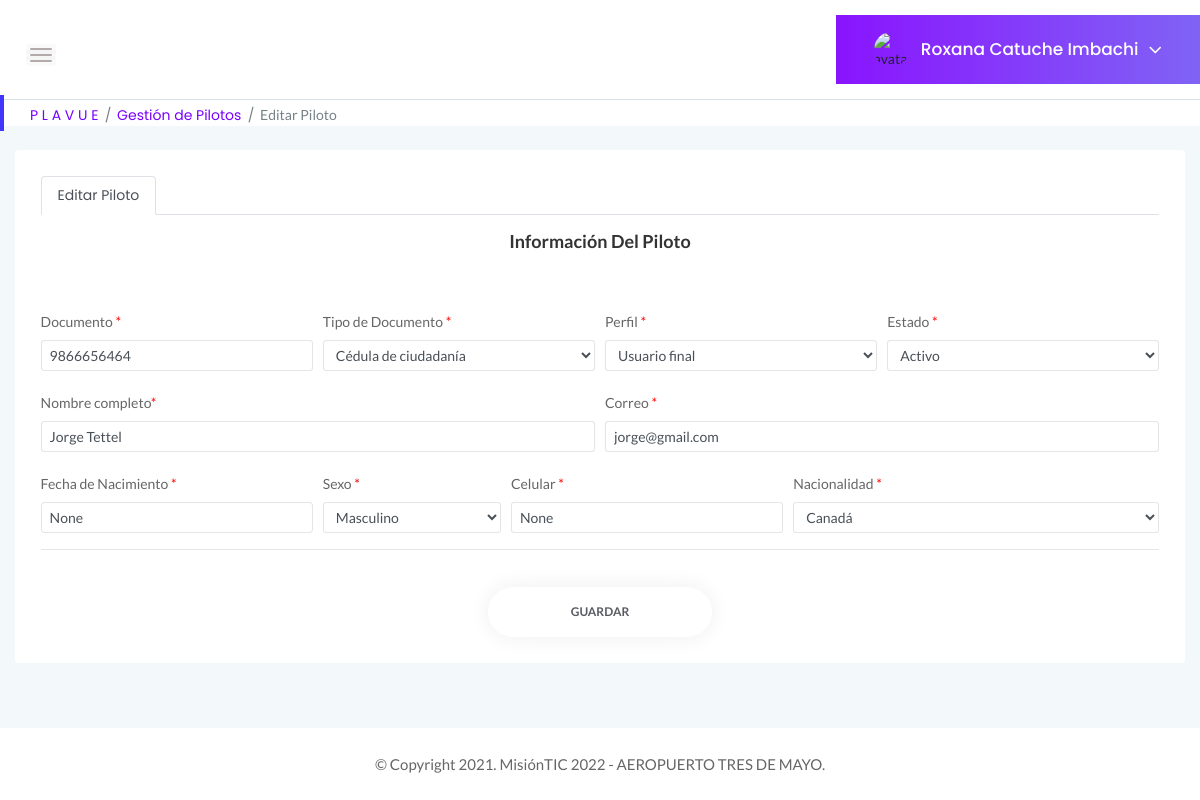
Before: /EditarPiloto/jorge@gmail.com (signed in) with the older database file.
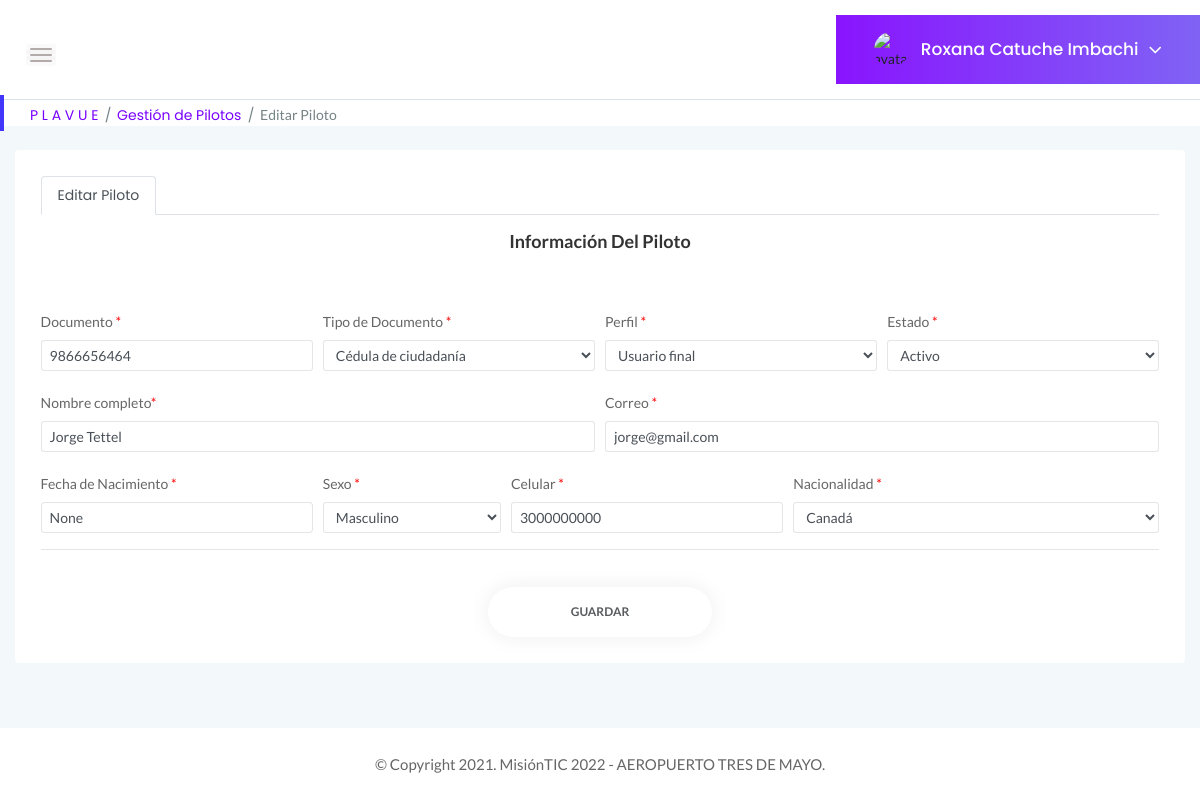
After: the same page with the newer database file.
### tables this page shows
CREATE TABLE Usuarios (Id_usuario BIGINT PRIMARY KEY, Documento BIGINT UNIQUE, tipoDocumento INTEGER REFERENCES tipo_documento (id_documento) ON DELETE RESTRICT ON UPDATE RESTRICT MATCH SIMPLE, contraseña VARCHAR NOT NULL, tipoPerfil INTEGER REFERENCES Perfil (Id_perfil) ON DELETE RESTRICT ON UPDATE RESTRICT, estadoUsuario INTEGER REFERENCES Estado (Id_estado) ON DELETE RESTRICT ON UPDATE RESTRICT, Nombre VARCHAR (100) NOT NULL, correo VARCHAR (100) UNIQUE NOT NULL, fechaNacimiento DATE, sexo INTEGER REFERENCES Genero (Id_genero) ON DELETE RESTRICT ON UPDATE RESTRICT, Celular BIGINT, nacionalidad INTEGER REFERENCES Nacionalidad (Id_pais) ON DELETE RESTRICT ON UPDATE RESTRICT, nombreContacto VARCHAR (100), numeroContacto BIGINT, foto VARCHAR (5000));

### app.py (the view, shortened to what this page needs)
@app.route("/EditarPiloto", methods = ["GET", "POAT"])
@app.route("/EditarPiloto/<correo>", methods=["GET", "POST"])
def Editar_pilotos(correo):
    if "usuario" in session:
        if request.method == "GET":
            try:
                with sqlite3.connect("Plavue.db") as con:
                    con.row_factory = sqlite3.Row
                    cur = con.cursor()
                    cur.execute("SELECT * FROM Usuarios WHERE correo = ?", [session["usuario"]])
                    query = cur.fetchone()
                with sqlite3.connect("Plavue.db") as con6:
                    con6.row_factory = sqlite3.Row
                    cur = con6.cursor()
                    cur.execute("SELECT * FROM Usuarios WHERE correo = ?", [correo])
                    query6 = cur.fetchone()
                with sqlite3.connect("Plavue.db") as con1:
                    con1.row_factory = sqlite3.Row
                    cur = con1.cursor()
                    cur.execute("SELECT * FROM tipo_documento")
                    query1 = cur.fetchall()
                with sqlite3.connect("Plavue.db") as con2:
                    con2.row_factory = sqlite3.Row
                    cur = con2.cursor()
                    cur.execute("SELECT * FROM Perfil")
                    query2 = cur.fetchall()
                with sqlite3.connect("Plavue.db") as con3:
                    con3.row_factory = sqlite3.Row
                    cur = con3.cursor()
                    cur.execute("SELECT * FROM Estado")
                    query3 = cur.fetchall()
                with sqlite3.connect("Plavue.db") as con4:
                    con4.row_factory = sqlite3.Row
                    cur = con4.cursor()
                    cur.execute("SELECT * FROM Genero")
                    query4 = cur.fetchall()
                with sqlite3.connect("Plavue.db") as con5:
                    con5.row_factory = sqlite3.Row
                    cur = con5.cursor()
                    cur.execute("SELECT * FROM Nacionalidad")
                    query5 = cur.fetchall()
                    if query is None:
                        return "Usuario no existe!"
                return render_template("EditarPiloto.html", perfil = query, tipodocumento = query1, tipoperfil = query2, estado = query3, sexo = query4, pais = query5, tabla = query6)
            except Error as er:
                print('SQLite error: %s' % (' '.join(er.args)))
                print('SQLite traceback: ')
    return render_template("Login.html")

### templates/EditarPiloto.html (shortened to what the changed rows need)
<!doctype html>
<html class="no-js" lang="es">
<head>
    <link rel="stylesheet" href="{{ url_for('static', filename='css/bootstrap.min.css') }}">
    <link rel="stylesheet" href="{{ url_for('static', filename='css/font-awesome.min.css') }}">
    <link rel="stylesheet" href="{{ url_for('static', filename='css/themify-icons.css') }}">
    <link rel="stylesheet" href="{{ url_for('static', filename='css/metisMenu.css') }}">
    <link rel="stylesheet" href="{{ url_for('static', filename='css/owl.carousel.min.css') }}">
    <link rel="stylesheet" href="{{ url_for('static', filename='css/slicknav.min.css') }}">
    <link rel="stylesheet" href="{{ url_for('static', filename='css/datepicker/datepicker3.css') }}">
    <link rel="stylesheet" href="https://www.amcharts.com/lib/3/plugins/export/export.css" type="text/css" media="all" />
    <link rel="stylesheet" type="text/css" href="{{ url_for('static', filename='css/tables/jquery.dataTables.css') }}">
    <link rel="stylesheet" type="text/css" href="{{ url_for('static', filename='css/tables/dataTables.bootstrap4.min.css') }}">
    <link rel="stylesheet" type="text/css" href="{{ url_for('static', filename='css/tables/responsive.bootstrap.min.css') }}">
    <link rel="stylesheet" type="text/css" href="{{ url_for('static', filename='css/tables/responsive.jqueryui.min.css') }}">
    <link rel="stylesheet" href="{{ url_for('static', filename='css/typography.css') }}">
    <link rel="stylesheet" href="{{ url_for('static', filename='css/default-css.css') }}">
    <link rel="stylesheet" href="{{ url_for('static', filename='css/styles.css') }}">
    <link rel="stylesheet" href="{{ url_for('static', filename='css/responsive.css') }}">
    <link rel="stylesheet" href="{{ url_for('static', filename='js/vendor/select2.css') }}">
</head>
<body>
    <div class="page-container">
        <div class="main-content">
            <div class="main-content-inner">
                <div class="row">
                    <div class="col-md-12 mt-4">
                        <div class="card">
                            <div class="card-body">
                                <div class="tab-content mt-3" id="myTabContent">
                                    <div class="tab-pane fade show active" id="perfil" role="tabpanel" aria-labelledby="perfil-tab">
                                        <br>
                                        <form class="needs-validation" name="form_perfil" action="/EditarPiloto/<correo>" id="form_perfil" enctype="multipart/form-data" method="POST" onsubmit="return validarperfil()">
                                            <div class="form-row">
                                                <div class="col-lg-3 col-md-6">
                                                    <br>
                                                    <label for="txtdocumento">Documento <span style="color: red;">*</span></label>
                                                    <input type="text" class="form-control form-control-sm" name="txtdocumento" id="txtdocumento" value="{{tabla[1]}}" >
                                                </div>
                                            </div>
                                            <div class="form-row">
                                                <div class="col-md-6">
                                                    <br>
                                                    <label for="txtprimernombre">Nombre completo<span style="color: red;">*</span></label>
                                                    <input type="text" class="form-control form-control-sm" name="txtnombre" id="txtnombre" value="{{tabla[6]}}" required>
                                                </div>
                                                <div class="col-md-6">
                                                    <br>
                                                    <label for="txtcorreo">Correo <span style="color: red;">*</span></label>
                                                    <input type="email" class="form-control form-control-sm" name="txtcorreo"id="txtcorreo" value="{{tabla[7]}}" maxlength="100">
                                                </div>
                                            </div>
                                            <div class="form-row">
                                                <div class="col-lg-3 col-md-6">
                                                    <br>
                                                    <label for="txtfechanacimiento">Fecha de Nacimiento <span style="color: red;">*</span></label>
                                                    <input type="text" class="form-control form-control-sm datepicker" name="txtfechanacimiento" id="txtfechanacimiento" language="es" data-plugin-datepicker value="{{tabla[8]}}" required>
                                                </div>
                                                <div class="col-lg-3 col-md-6">
                                                    <br>
                                                    <label for="txtcelular">Celular <span style="color: red;">*</span></label>
                                                    <input type="text" class="form-control form-control-sm" name="txtcelular"id="txtcelular" value="{{tabla[10]}}" maxlength="20" required>
                                                </div>
                                            </div>
                                            <br>
                                        </form>
                                    </div>
                                </div>
                            </div>
                        </div>
                    </div>
                </div>
            </div>
        </div>
    </div>
</body>
</html>

Changed rows visible on the page:
changed Usuarios "Jorge Tettel": txtfechanacimiento (not shown) → "None"; txtcelular (not shown) → "3000000000"
Other visible differences:
form field txtfechanacimiento: "None" → (not shown)
form field txtcelular: "None" → (not shown)
